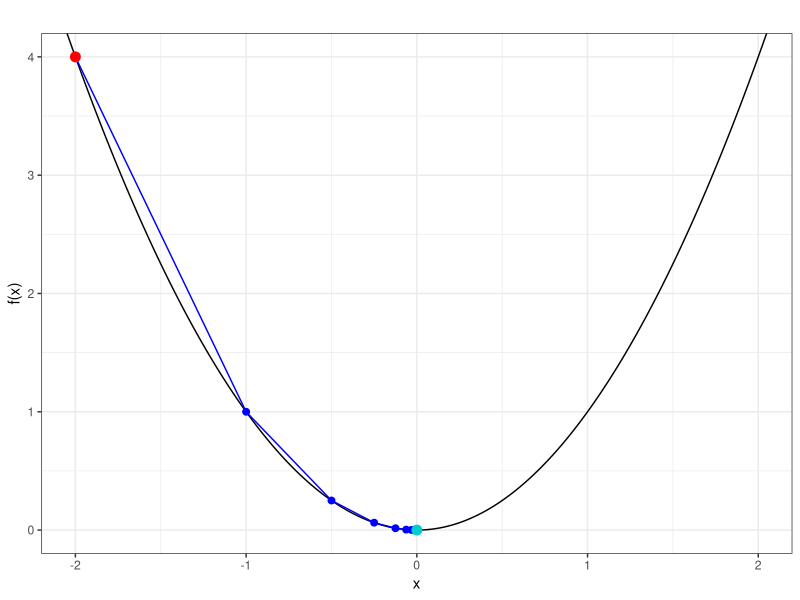
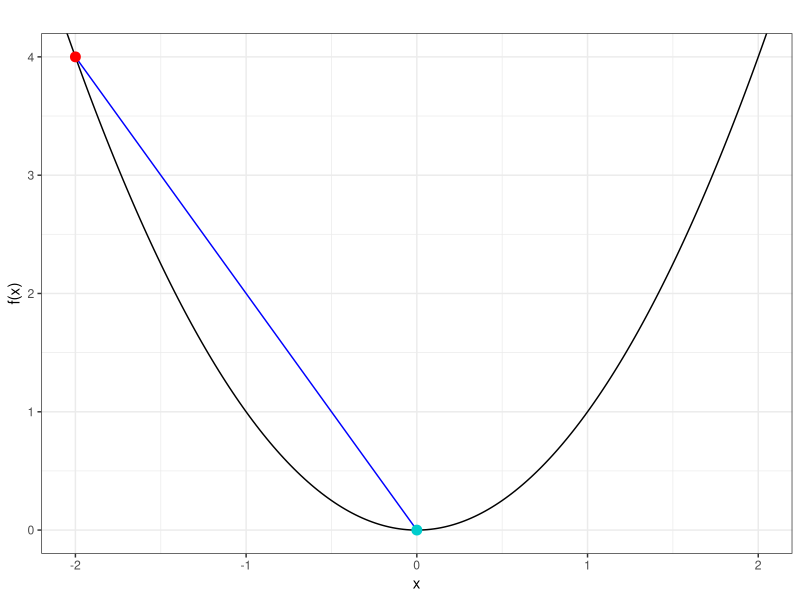
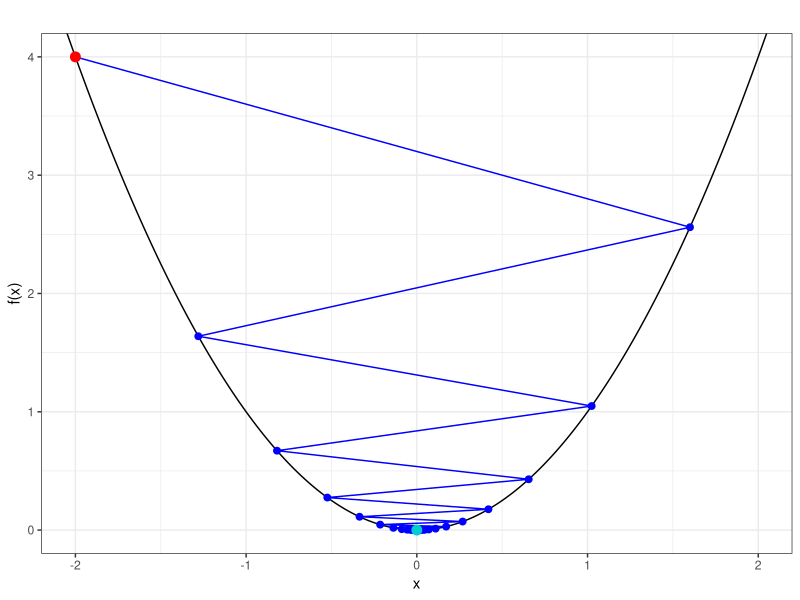
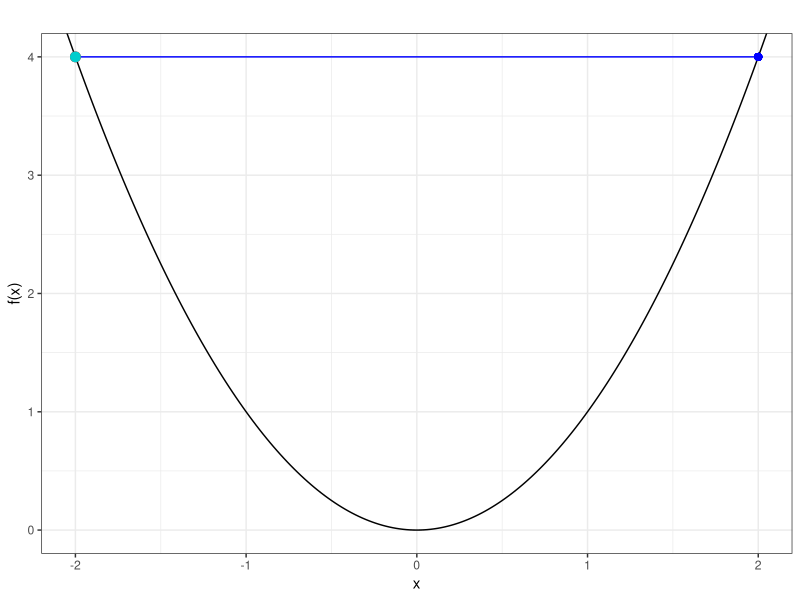
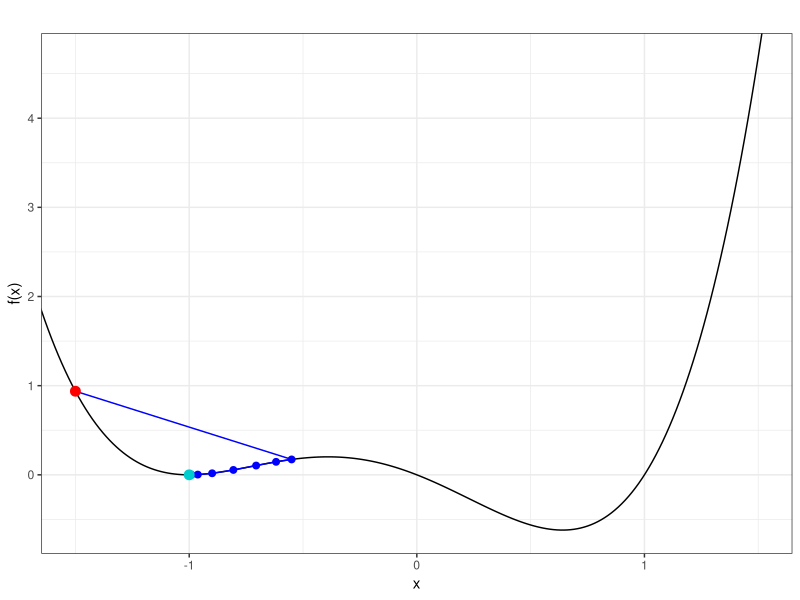
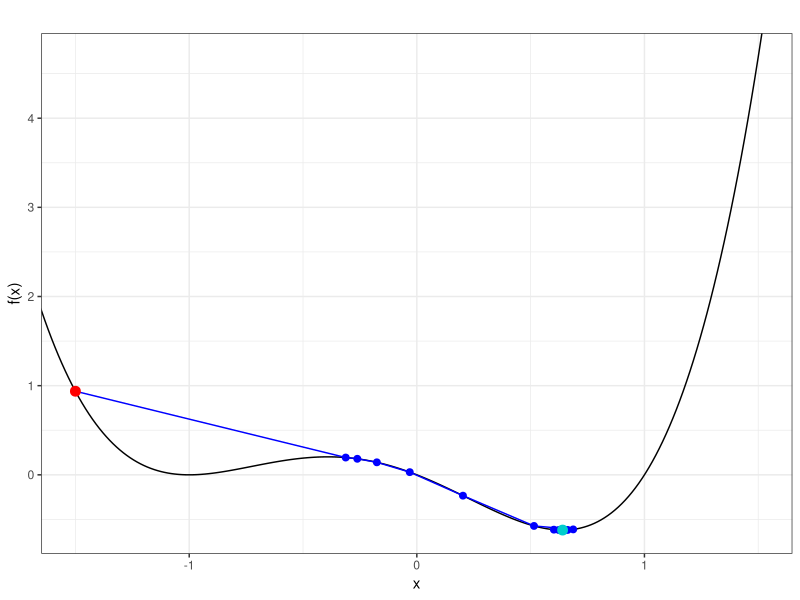
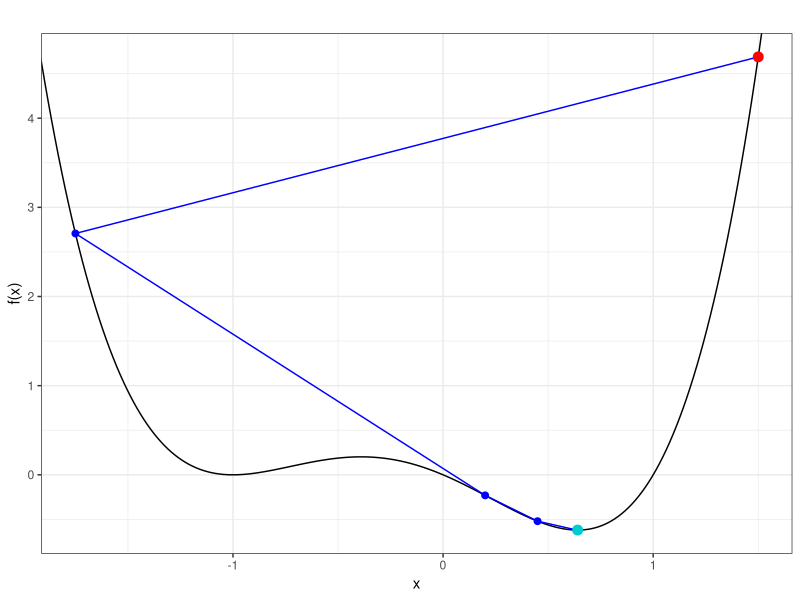
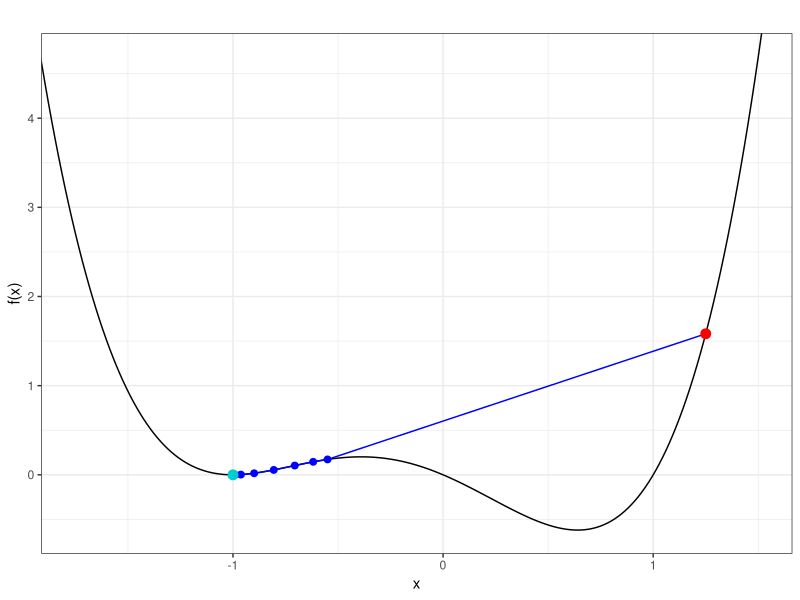

The R script that drew these images, in order:
## ---- chunk 1
#| message: false
#| warning: false
#| include: false

knitr::opts_chunk$set(
  fig.align = "center", fig.retina = 2, dpi = 150,
  out.width = "100%"
)

library(bench)
library(tidyverse)
ggplot2::theme_set(ggplot2::theme_bw())

options(width = 70)
## ---- chunk 2
#| include: false

plot_1d_traj = function(xlim, f, traj, title = "") {
  x_range = xlim[2] - xlim[1]
  x_focus = seq(xlim[1], xlim[2], length.out = 201)
  x_ext = seq(xlim[1] - 0.2 * x_range, xlim[2] + 0.2 * x_range, length.out = 281)

  traj_x = unlist(traj$x)
  traj_f = unlist(traj$f)

  df_curve = tibble(x = x_ext, y = f(x_ext))
  df_traj = tibble(x = traj_x, y = traj_f)

  y_focus = f(x_focus)

  ggplot() +
    geom_line(data = df_curve, aes(x, y)) +
    geom_path(data = df_traj, aes(x, y), color = "blue") +
    geom_point(data = df_traj, aes(x, y), color = "blue", size = 2) +
    geom_point(data = df_traj[1, ], aes(x, y), color = "red", size = 3) +
    geom_point(data = df_traj[nrow(df_traj), ], aes(x, y), color = "cyan3", size = 3) +
    coord_cartesian(xlim = xlim, ylim = range(y_focus)) +
    labs(title = title, x = "x", y = "f(x)")
}

plot_2d_traj = function(xlim, ylim, f, traj = NULL, title = "") {
  grid = expand.grid(
    x = seq(xlim[1], xlim[2], length.out = 100),
    y = seq(ylim[1], ylim[2], length.out = 100)
  )
  grid$z = apply(grid, 1, f)
  grid$log_z = log(grid$z + 0.01)

  p = ggplot(grid, aes(x, y)) +
    geom_raster(aes(fill = log_z)) +
    geom_contour(aes(z = log_z), color = "grey30", linewidth = 0.3) +
    scale_fill_distiller(palette = "Greys", direction = 1) +
    coord_cartesian(xlim = xlim, ylim = ylim) +
    labs(title = title, x = "x", y = "y") +
    guides(fill = "none")

  if (!is.null(traj)) {
    df_traj = tibble(
      x = sapply(traj$x, `[`, 1),
      y = sapply(traj$x, `[`, 2)
    )
    p = p +
      geom_path(data = df_traj, aes(x, y), color = "blue") +
      geom_point(data = df_traj, aes(x, y), color = "blue", size = 1.5) +
      geom_point(data = df_traj[1, ], aes(x, y), color = "red", size = 3) +
      geom_point(data = df_traj[nrow(df_traj), ], aes(x, y), color = "cyan3", size = 3)
  }

  p
}

mk_quad = function(epsilon, ndim = 2) {
  scaling = epsilon^(0:(ndim - 1))

  list(
    f = function(x) {
      0.33 * sum((x * scaling)^2)
    },
    grad = function(x) {
      0.66 * scaling^2 * x
    },
    hess = function(x) {
      diag(0.66 * scaling^2)
    }
  )
}

mk_rosenbrock = function() {
  list(
    f = function(x) {
      y = 4 * x
      y[1] = y[1] + 1
      y[-1] = y[-1] + 3
      sum(0.5 * (1 - y[-length(y)])^2 + (y[-1] - y[-length(y)]^2)^2)
    },
    grad = function(x) {
      y = 4 * x
      y[1] = y[1] + 1
      y[-1] = y[-1] + 3
      n = length(y)
      der = numeric(n)
      if (n > 2) {
        xm = y[2:(n-1)]
        xm_m1 = y[1:(n-2)]
        xm_p1 = y[3:n]
        der[2:(n-1)] = 2 * (xm - xm_m1^2) - 4 * (xm_p1 - xm^2) * xm - 0.5 * 2 * (1 - xm)
      }
      der[1] = -4 * y[1] * (y[2] - y[1]^2) - 0.5 * 2 * (1 - y[1])
      der[n] = 2 * (y[n] - y[n-1]^2)
      4 * der
    },
    hess = function(x) {
      y = 4 * x
      y[1] = y[1] + 1
      y[-1] = y[-1] + 3
      n = length(y)

      H = matrix(0, n, n)
      for (i in 1:(n-1)) {
        H[i, i+1] = -4 * y[i]
        H[i+1, i] = -4 * y[i]
      }
      diagonal = numeric(n)
      diagonal[1] = 12 * y[1]^2 - 4 * y[2] + 2 * 0.5
      diagonal[n] = 2
      if (n > 2) {
        diagonal[2:(n-1)] = 3 + 12 * y[2:(n-1)]^2 - 4 * y[3:n] * 0.5
      }
      H = H + diag(diagonal)
      4 * 4 * H
    }
  )
}
## ---- chunk 3
grad_desc_1d = function(x, f, grad, step, max_step = 100, tol = 1e-6) {
  res = list(x = x, f = f(x))

  for (i in seq_len(max_step)) {
    x_new = x - grad(x) * step

    if (!is.finite(x_new) || !is.finite(f(x_new)))
      break

    if (abs(x_new - x) < tol)
      break

    x = x_new
    res$x = c(res$x, x)
    res$f = c(res$f, f(x))
  }

  if (i == max_step)
    warning("Failed to converge!")

  res
}
## ---- chunk 4
f = \(x) x^2
grad = \(x) 2 * x
## ---- chunk 5
#| out-width: 80%
#| fig-width: 3
#| fig-height: 3
opt = grad_desc_1d(-2, f, grad, step = 0.25)
plot_1d_traj(c(-2, 2), f, opt)
## ---- chunk 6
#| out-width: 80%
#| fig-width: 3
#| fig-height: 3
opt = grad_desc_1d(-2, f, grad, step = 0.5)
plot_1d_traj(c(-2, 2), f, opt)
## ---- chunk 7
#| out-width: 80%
#| fig-width: 3
#| fig-height: 3
opt = grad_desc_1d(-2, f, grad, step = 0.9)
plot_1d_traj(c(-2, 2), f, opt)
## ---- chunk 8
#| out-width: 80%
#| fig-width: 3
#| fig-height: 3
opt = grad_desc_1d(-2, f, grad, step = 1)
plot_1d_traj(c(-2, 2), f, opt)
## ---- chunk 9
f = \(x) x^4 + x^3 - x^2 - x
grad = \(x) 4*x^3 + 3*x^2 - 2*x - 1
## ---- chunk 10
#| out-width: 66%
#| fig-width: 3
#| fig-height: 3
opt = grad_desc_1d(-1.5, f, grad, step = 0.2)
plot_1d_traj(c(-1.5, 1.5), f, opt)
## ---- chunk 11
#| out-width: 66%
#| fig-width: 3
#| fig-height: 3
opt = grad_desc_1d(-1.5, f, grad, step = 0.25)
plot_1d_traj(c(-1.5, 1.5), f, opt)
## ---- chunk 12
#| out-width: 80%
#| fig-width: 3
#| fig-height: 3
opt = grad_desc_1d(1.5, f, grad, step = 0.2)
plot_1d_traj(c(-1.75, 1.5), f, opt)
## ---- chunk 13
#| out-width: 80%
#| fig-width: 3
#| fig-height: 3
opt = grad_desc_1d(1.25, f, grad, step = 0.2)
plot_1d_traj(c(-1.75, 1.5), f, opt)
## ---- chunk 14
#| out-width: 80%
#| fig-width: 4
#| fig-height: 3
opt = grad_desc_1d(-1.5, f, grad, step = 0.75)
plot_1d_traj(c(-3, 3), f, opt)
## ---- chunk 15
opt$x
opt$f
## ---- chunk 16
#| code-line-numbers: "|6-11"
grad_desc_1d_bt = function(x, f, grad, step, tau = 0.5, max_step = 100, max_back = 10, tol = 1e-6) {
  res = list(x = x, f = f(x))

  for (i in seq_len(max_step)) {
    grad_f = grad(x)
    for (j in seq_len(max_back)) {
      x_new = x - step * grad_f
      f_new = f(x_new)
      if (f_new < tail(res$f, 1))
        break
      step = step * tau
    }

    if (abs(x_new - x) < tol)
      break

    x = x_new
    res$x = c(res$x, x)
    res$f = c(res$f, f_new)
  }

  if (i == max_step)
    warning("Failed to converge!")

  res
}
## ---- chunk 17
#| out-width: 80%
#| fig-width: 4
#| fig-height: 3
opt = grad_desc_1d_bt(
  -1.5, f, grad, step = 0.75, tau = 0.5
)
plot_1d_traj(c(-1.5, 1.5), f, opt)
## ---- chunk 18
#| out-width: 80%
#| fig-width: 4
#| fig-height: 3
opt = grad_desc_1d_bt(
  1.5, f, grad, step = 0.25, tau = 0.5
)
plot_1d_traj(c(-1.5, 1.5), f, opt)
## ---- chunk 19
#| out-width: 100%
#| fig-width: 5
#| fig-height: 5
q = mk_quad(0.7)
plot_2d_traj(
  c(-1, 2), c(-1, 2), q$f, 
  title = "ε = 0.7"
)
## ---- chunk 20
#| out-width: 100%'
#| fig-width: 5
#| fig-height: 5
q = mk_quad(0.05)
plot_2d_traj(
  c(-1, 2), c(-2, 2), q$f, 
  title = "ε = 0.05"
)
## ---- chunk 21
#| code-line-numbers: "|14,15"
grad_desc = function(x, f, grad, step, tau = 0.5, max_step = 100, max_back = 10, tol = 1e-8) {
  res = list(x = list(x), f = f(x))

  for (i in seq_len(max_step)) {
    grad_f = grad(x)

    for (j in seq_len(max_back)) {
      x_new = x - grad_f * step
      f_new = f(x_new)
      if (f_new < tail(res$f, 1))
        break
      step = step * tau
    }

    if (sqrt(sum((x_new - x)^2)) < tol)
      break

    x = x_new
    res$x = c(res$x, list(x))
    res$f = c(res$f, f_new)
  }

  if (i == max_step)
    warning("Failed to converge!")

  res
}
## ---- chunk 22
#| out-width: 95%
#| fig-width: 5
#| fig-height: 5
q = mk_quad(0.7)
opt = grad_desc(c(1.6, 1.1), q$f, q$grad, step = 1)
plot_2d_traj(
  c(-1, 2), c(-1, 2), q$f, traj = opt, title = "ε = 0.7"
)
## ---- chunk 23
#| out-width: 95%
#| fig-width: 5
#| fig-height: 5
q = mk_quad(0.7)
opt = grad_desc(c(1.6, 1.1), q$f, q$grad, step = 2)
plot_2d_traj(
  c(-1, 2), c(-1, 2), q$f, traj = opt, title = "ε = 0.7"
)
## ---- chunk 24
#| out-width: 95%
#| fig-width: 5
#| fig-height: 5
q = mk_quad(0.05)
opt = grad_desc(c(1.6, 1.1), q$f, q$grad, step = 1)
plot_2d_traj(
  c(-1, 2), c(-2, 2), q$f, traj = opt, title = "ε = 0.05"
)
## ---- chunk 25
#| out-width: 95%
#| fig-width: 5
#| fig-height: 5
q = mk_quad(0.05)
opt = grad_desc(c(1.6, 1.1), q$f, q$grad, step = 2)
plot_2d_traj(
  c(-1, 2), c(-2, 2), q$f, traj = opt, title = "ε = 0.05"
)
## ---- chunk 26
rb = mk_rosenbrock()
## ---- chunk 27
#| out-width: 95%
#| fig-width: 5
#| fig-height: 5
opt = grad_desc(c(1.6, 1.1), rb$f, rb$grad, step = 0.25)
plot_2d_traj(c(-2, 2), c(-2, 2), rb$f, traj = opt)
## ---- chunk 28
#| out-width: 95%
#| fig-width: 5
#| fig-height: 5
opt = grad_desc(c(-0.5, 0), rb$f, rb$grad, step = 0.25)
plot_2d_traj(c(-2, 2), c(-2, 2), rb$f, traj = opt)
## ---- chunk 29
#| code-line-numbers: "|7"
newtons_method = function(x, f, grad, hess, max_iter = 100, tol = 1e-8) {
  res = list(x = list(x), f = f(x))

  for (i in seq_len(max_iter)) {
    g = grad(x)
    H = hess(x)
    x_new = x - solve(H, g)

    if (sqrt(sum((x_new - x)^2)) < tol)
      break

    x = x_new
    res$x = c(res$x, list(x))
    res$f = c(res$f, f(x))
  }

  res
}
## ---- chunk 30
f = \(x) x^2
grad = \(x) 2 * x
hess = \(x) matrix(2)
## ---- chunk 31
#| out-width: 80%
#| fig-width: 3
#| fig-height: 3
opt = newtons_method(-2, f, \(x) matrix(grad(x)), \(x) hess(x))
plot_1d_traj(c(-2, 2), f, opt)
## ---- chunk 32
#| out-width: 80%
#| fig-width: 3
#| fig-height: 3
opt = newtons_method(1, f, \(x) matrix(grad(x)), \(x) hess(x))
plot_1d_traj(c(-2, 2), f, opt)
## ---- chunk 33
f = \(x) x^4 + x^3 - x^2 - x
grad = \(x) 4*x^3 + 3*x^2 - 2*x - 1
hess = \(x) 12*x^2 + 6*x - 2
## ---- chunk 34
#| out-width: 80%
#| fig-width: 4
#| fig-height: 3
opt = newtons_method(-1.5, f, \(x) matrix(grad(x)), \(x) matrix(hess(x)))
plot_1d_traj(c(-1.5, 1.5), f, opt)
## ---- chunk 35
#| out-width: 80%
#| fig-width: 4
#| fig-height: 3
opt = newtons_method(1.5, f, \(x) matrix(grad(x)), \(x) matrix(hess(x)))
plot_1d_traj(c(-1.5, 1.5), f, opt)
## ---- chunk 36
#| out-width: 95%
#| fig-width: 5
#| fig-height: 5
q = mk_quad(0.7)
opt = newtons_method(c(1.6, 1.1), q$f, q$grad, q$hess)
plot_2d_traj(c(-1, 2), c(-1, 2), q$f, traj = opt)
## ---- chunk 37
#| out-width: 95%
#| fig-width: 5
#| fig-height: 5
q = mk_quad(0.05)
opt = newtons_method(c(1.6, 1.1), q$f, q$grad, q$hess)
plot_2d_traj(c(-1, 2), c(-1, 2), q$f, traj = opt)
## ---- chunk 38
#| out-width: 95%
#| fig-width: 5
#| fig-height: 5
rb = mk_rosenbrock()
opt = newtons_method(c(1.6, 1.1), rb$f, rb$grad, rb$hess)
plot_2d_traj(c(-2, 2), c(-2, 2), rb$f, traj = opt)
## ---- chunk 39
#| out-width: 95%
#| fig-width: 5
#| fig-height: 5
rb = mk_rosenbrock()
opt = newtons_method(c(-0.5, 0), rb$f, rb$grad, rb$hess)
plot_2d_traj(c(-2, 2), c(-2, 2), rb$f, traj = opt)
## ---- chunk 40
newtons_method_damped = function(
  x, f, grad, hess, max_iter = 100, max_back = 10, tol = 1e-8,
  alpha = 0.5, beta = 0.75
) {
  res = list(x = list(x), f = f(x))

  for (i in seq_len(max_iter)) {
    grad_f = grad(x)
    step = -solve(hess(x), grad_f)
    t = 1
    for (j in seq_len(max_back)) {
      if (f(x + t * step) < f(x) + alpha * t * sum(grad_f * step))
        break
      t = t * beta
    }

    x_new = x + t * step

    if (sqrt(sum((x_new - x)^2)) < tol)
      break

    x = x_new
    res$x = c(res$x, list(x))
    res$f = c(res$f, f(x))
  }

  res
}
## ---- chunk 41
#| out-width: 95%
#| fig-width: 5
#| fig-height: 5
q = mk_quad(0.7)
opt = newtons_method_damped(c(1.6, 1.1), q$f, q$grad, q$hess)
plot_2d_traj(c(-1, 2), c(-1, 2), q$f, traj = opt)
## ---- chunk 42
#| out-width: 95%
#| fig-width: 5
#| fig-height: 5
q = mk_quad(0.05)
opt = newtons_method_damped(c(1.6, 1.1), q$f, q$grad, q$hess)
plot_2d_traj(c(-1, 2), c(-1, 2), q$f, traj = opt)
## ---- chunk 43
#| out-width: 95%
#| fig-width: 5
#| fig-height: 5
rb = mk_rosenbrock()
opt = newtons_method_damped(c(1.6, 1.1), rb$f, rb$grad, rb$hess)
plot_2d_traj(c(-2, 2), c(-2, 2), rb$f, traj = opt)
## ---- chunk 44
#| out-width: 95%
#| fig-width: 5
#| fig-height: 5
rb = mk_rosenbrock()
opt = newtons_method_damped(c(-0.5, 0), rb$f, rb$grad, rb$hess)
plot_2d_traj(c(-2, 2), c(-2, 2), rb$f, traj = opt)
## ---- chunk 45
q = mk_quad(0.7)
## ---- chunk 46

optim(
  c(1.6, 1.1), q$f, q$grad,
  method = "BFGS"
)
## ---- chunk 47
optim(
  c(1.6, 1.1), q$f,
  method = "BFGS"
)
## ---- chunk 48
rb = mk_rosenbrock()
## ---- chunk 49
optim(
  c(1.6, 1.1), rb$f, rb$grad,
  method = "BFGS"
)
## ---- chunk 50
optim(
  c(1.6, 1.1), rb$f, rb$grad,
  method = "Nelder-Mead"
)
## ---- chunk 51
optim(
  c(1.6, 1.1), rb$f, rb$grad,
  method = "L-BFGS-B"
)
## ---- chunk 52
optim(
  c(1.6, 1.1), rb$f, rb$grad,
  method = "CG"
)
## ---- chunk 53
cost_funcs = list(
  "Well-cond quad" = mk_quad(0.7),
  "Ill-cond quad" = mk_quad(0.02),
  "Rosenbrock" = mk_rosenbrock()
)

results_fixed = bench::press(
  cost_func = names(cost_funcs),
  {
    fns = cost_funcs[[cost_func]]
    bench::mark(
      "Nelder-Mead" = optim(c(1.6, 1.1), fns$f, fns$grad, method = "Nelder-Mead"),
      "BFGS"        = optim(c(1.6, 1.1), fns$f, fns$grad, method = "BFGS"),
      "CG"          = optim(c(1.6, 1.1), fns$f, fns$grad, method = "CG"),
      "L-BFGS-B"    = optim(c(1.6, 1.1), fns$f, fns$grad, method = "L-BFGS-B"),
      check = FALSE
    )
  }
)
## ---- chunk 54
#| echo: false
#| out-width: 80%
results_fixed |> ggplot2::autoplot()
## ---- chunk 55
results_random = bench::press(
  cost_func = names(cost_funcs),
  x0 = runif(200, -2, 2) |> matrix(ncol=2) |> apply(1,c, simplify = FALSE),
  {
    fns = cost_funcs[[cost_func]]
    x0 = unlist(x0)
    bench::mark(
      "Nelder-Mead" = optim(x0, fns$f, fns$grad, method = "Nelder-Mead"),
      "BFGS"        = optim(x0, fns$f, fns$grad, method = "BFGS"),
      "CG"          = optim(x0, fns$f, fns$grad, method = "CG"),
      "L-BFGS-B"    = optim(x0, fns$f, fns$grad, method = "L-BFGS-B"),
      check = FALSE,
      iterations = 1
    )
  }
) |>
  select(-x0)
## ---- chunk 56
#| echo: false
#| out-width: 80%
results_random |> ggplot2::autoplot()
